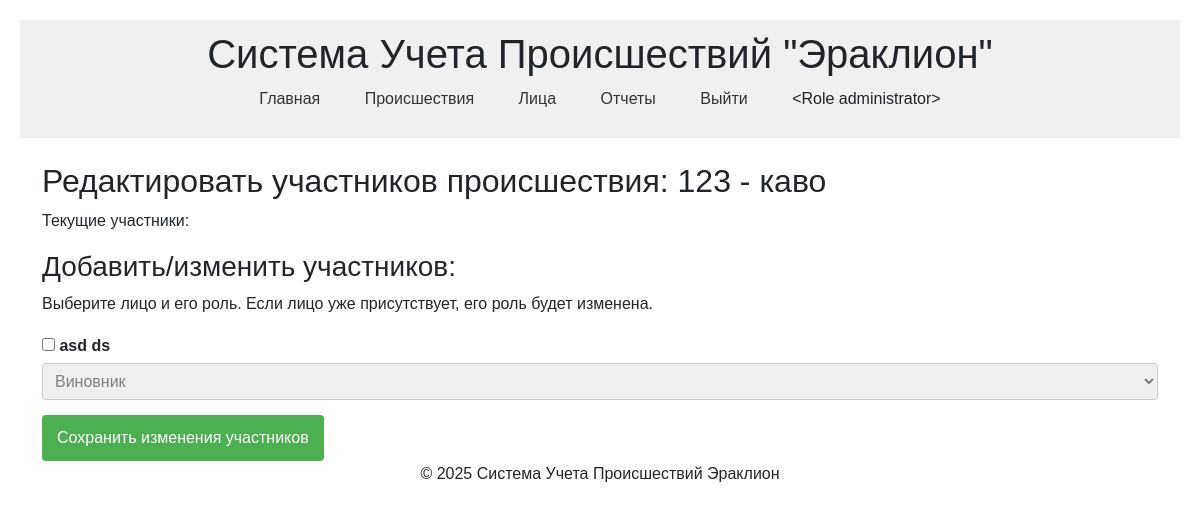
The page /incident/1/edit_participants (signed in) on the database its author committed.
### models.py (models this page shows, shortened)
class Role(db.Model):
    id = db.Column(db.Integer, primary_key=True)
    name = db.Column(db.String(50), unique=True, nullable=False)
    description = db.Column(db.Text)
    def __repr__(self):
        return f'<Role {self.name}>'

class Incident(db.Model):
    id = db.Column(db.Integer, primary_key=True)
    reg_number = db.Column(db.String(50), unique=True, nullable=False)
    registration_date = db.Column(db.DateTime, nullable=False, default=datetime.utcnow)
    short_description = db.Column(db.String(255), nullable=False) # Краткая фабула (тип происшествия)
    decision_status = db.Column(db.String(50)) # Например: "Отказано в возбуждении", "Уголовное дело возбуждено", "Отправлено по территориальному признаку"
    case_reg_number = db.Column(db.String(50)) # Регистрационный номер заведенного уголовного дела
    incident_participants = db.relationship('IncidentPerson', backref='incident', lazy='dynamic')

class Person(db.Model):
    id = db.Column(db.Integer, primary_key=True)
    reg_number = db.Column(db.String(50), unique=True, nullable=False)
    first_name = db.Column(db.String(100), nullable=False)
    last_name = db.Column(db.String(100), nullable=False)
    patronymic = db.Column(db.String(100))
    address = db.Column(db.String(255))
    phone = db.Column(db.String(20))  # новое поле
    convictions_count = db.Column(db.Integer, default=0)
    incident_roles = db.relationship('IncidentPerson', backref='person', lazy='dynamic')

### routes.py (the view, shortened to what this page needs)
@routes.route('/incident/<int:incident_id>/edit_participants', methods=['GET', 'POST'])
@login_required
@check_role('administrator')
def edit_incident_participants(incident_id):
    incident = Incident.query.get_or_404(incident_id)
    current_participants = IncidentPerson.query.filter_by(incident_id=incident_id).all()
    current_participant_roles = {ip.person_id: ip.role for ip in current_participants}
    all_persons = Person.query.all()
    return render_template('incidents/edit_incident_participants.html',
                           incident=incident,
                           all_persons=all_persons,
                           current_participant_roles=current_participant_roles)

### app.py (called while the page is built)
@login_manager.user_loader
def load_user(user_id):
    return User.query.get(int(user_id))

### routes.py (called while the page is built)
def check_role(role_names):
    def decorator(f):
        @wraps(f)
        def decorated_function(*args, **kwargs):
            if not current_user.is_authenticated:
                flash("Требуется аутентификация", "danger")
                return redirect(url_for('routes.login'))
            _role_names = role_names
            if isinstance(_role_names, str):
                _role_names = [_role_names]
            if current_user.role.name not in _role_names:
                flash("У вас недостаточно прав для выполнения данного действия", "danger")
                return redirect(url_for('routes.index'))
            return f(*args, **kwargs)
        return decorated_function
    return decorator

### templates/incidents/edit_incident_participants.html (shortened to what this page needs)
{% extends "base.html" %}
{% block content %}
    <h2>Редактировать участников происшествия: {{ incident.reg_number }} - {{ incident.short_description }}</h2>
    <form method="POST">
        <div>
            <p>Текущие участники:</p>
        </div>
        <div>
            <h3>Добавить/изменить участников:</h3>
            <p>Выберите лицо и его роль. Если лицо уже присутствует, его роль будет изменена.</p>
            {% for person in all_persons %}
                <div style="margin-bottom: 10px;">
                    <label>
                        <input type="checkbox" name="participants" value="{{ person.id }}:{{ current_participant_roles.get(person.id, 'Потерпевший') }}"
                               {% if person.id in current_participant_roles %}checked{% endif %}>
                        {{ person.last_name }} {{ person.first_name }}
                    </label>
                    <select name="participants_role_{{ person.id }}" {% if person.id not in current_participant_roles %}disabled{% endif %}>
                        <option value="Виновник" {% if current_participant_roles.get(person.id) == 'Виновник' %}selected{% endif %}>Виновник</option>
                    </select>
                </div>
            {% endfor %}
        </div>
        <button type="submit">Сохранить изменения участников</button>
    </form>
{% endblock %}

### templates/base.html (shortened to what this page needs)
<!DOCTYPE html>
<html lang="en">
<head>
    <link href="https://cdn.jsdelivr.net/npm/bootstrap@5.3.2/dist/css/bootstrap.min.css" rel="stylesheet">
    <link rel="stylesheet" href="{{ url_for('static', filename='css/style.css') }}">
</head>
<body>
    <header>
        <h1>Система Учета Происшествий "Эраклион"</h1>
        <nav>
            <ul>
                <li><a href="{{ url_for('routes.index') }}">Главная</a></li>
                {% if current_user.is_authenticated %}
                    <li><a href="{{ url_for('routes.list_incidents') }}">Происшествия</a></li>
                    <li><a href="{{ url_for('routes.list_persons') }}">Лица</a></li>
                    <li><a href="{{ url_for('routes.report_incident_count') }}">Отчеты</a></li>
                    <li><a href="{{ url_for('routes.logout') }}">Выйти</a></li>
                    <li>
                        <span>
                            {{ current_user.role }}
                        </span>
                    </li>
                {% else %}
                    <li>
                        <a href="{{ url_for('routes.login') }}">Войти</a>
                    </li>
                {% endif %}
            </ul>
        </nav>
    </header>
    <main>
        <div class="container mt-4">
            {% block content %}{% endblock %}
        </div>
    </main>
    <div class="footer-wrapper">
      <footer>
        <p>&copy; 2025 Система Учета Происшествий Эраклион</p>
      </footer>
    </div>
</body>
</html>

### static/css/style.css (style rules this page uses)
body { font-family: sans-serif; margin: 20px; line-height: 1.6; }
header { background-color: #f0f0f0; padding: 10px 0; text-align: center; margin-bottom: 20px; }
nav ul { list-style: none; padding: 0; }
nav ul li { display: inline; margin: 0 15px; }
nav a { text-decoration: none; color: #333; }
main { margin-top: 20px; }
form div { margin-bottom: 15px; }
label { display: block; margin-bottom: 5px; font-weight: bold; }
input[type="text"], input[type="date"], input[type="number"], select { width: 100%; padding: 8px; box-sizing: border-box; border: 1px solid #ccc; border-radius: 4px; }
button { background-color: #4CAF50; color: white; padding: 10px 15px; border: none; border-radius: 4px; cursor: pointer; font-size: 16px; }
a { color: #007bff; text-decoration: none; margin-right: 10px; }
.footer-wrapper { text-align: center; }

### rows shown on the page
Role: role "<Role administrator>"
Incident: reg_number "123", short_description "каво"
Person: last_name "asd", first_name "ds", id "Виновник"
